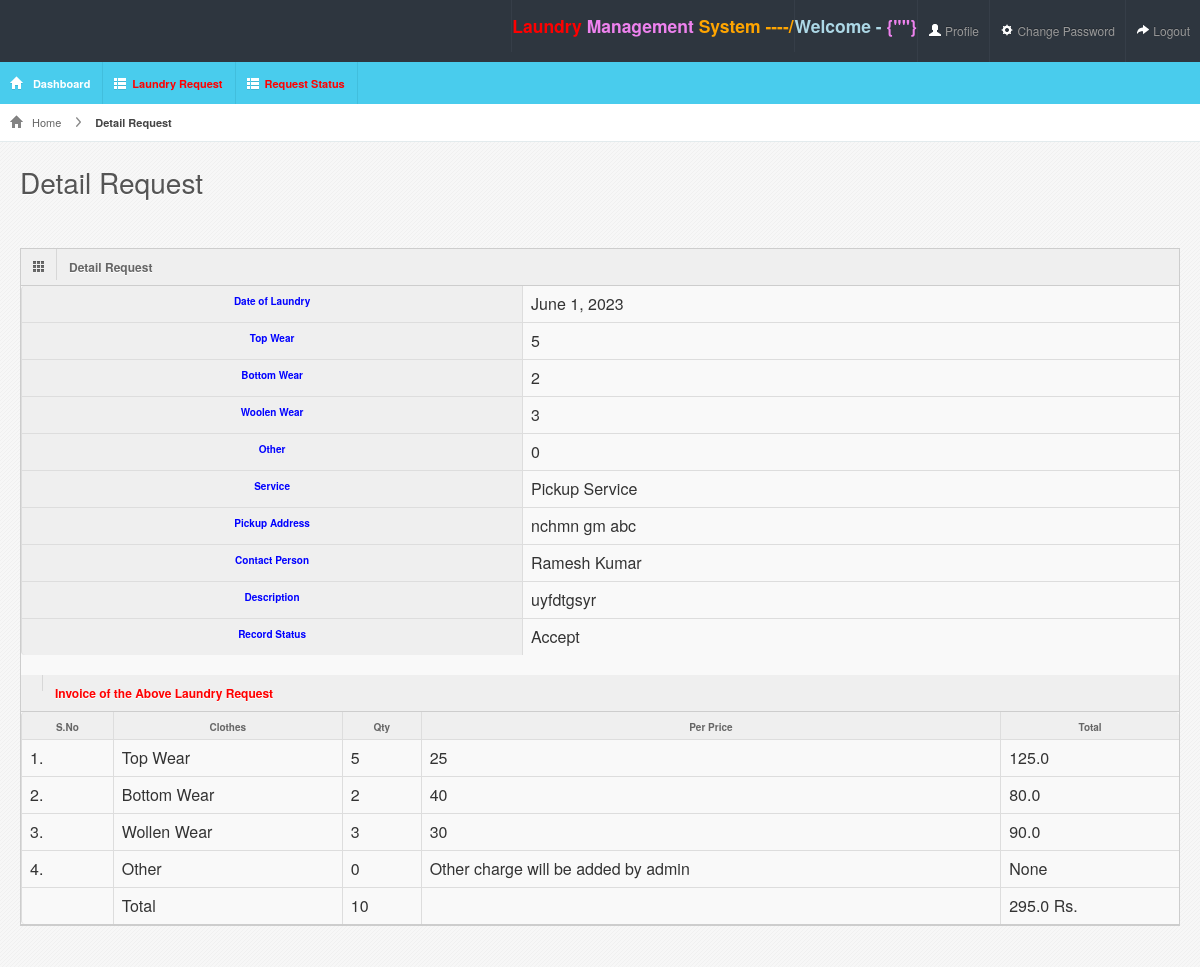
/detail_request/1, run on the app's committed database.
### laundryapp/models.py (models this page shows)
class Laundry(models.Model):
    user = models.ForeignKey(Register, on_delete=models.CASCADE, null=True, blank=True)
    topwearqty = models.CharField(max_length=100, null=True, blank=True)
    bottomwearqty = models.CharField(max_length=100, null=True, blank=True)
    woolenclothqty = models.CharField(max_length=100, null=True, blank=True)
    other = models.CharField(max_length=100, null=True, blank=True)
    status = models.CharField(max_length=100, default="New", null=True, blank=True)
    servicetype = models.CharField(max_length=100, null=True, blank=True)
    contactperson = models.CharField(max_length=100, null=True, blank=True)
    pickupaddress = models.CharField(max_length=100, null=True, blank=True)
    description = models.CharField(max_length=100, null=True, blank=True)
    todate = models.DateField(null=True, blank=True)
    fromdate = models.CharField(max_length=100, null=True, blank=True)
    price = models.CharField(max_length=100, null=True, blank=True)
    other_price = models.CharField(max_length=100, null=True, blank=True)
    creationdate = models.DateTimeField(auto_now_add=True)

class Price(models.Model):
    bottomwearprice = models.CharField(max_length=100, null=True, blank=True)
    topwearprice = models.CharField(max_length=100, null=True, blank=True)
    woolenprice = models.CharField(max_length=100, null=True, blank=True)

### laundryapp/views.py (the view, shortened to what this page needs)
# urls.py: path('detail_request/<int:pid>', detail_request, name="detail_request"),
def detail_request(request, pid):
    data = Laundry.objects.get(id=pid)
    price = Price.objects.filter().first()
    if request.user.is_staff:
        return render(request, "detail_request.html", locals())
    else:
        return render(request, "user_detail_request.html", locals())

### laundryapp/templatetags/custom_tags.py (called while the page is built)
@register.simple_tag
def price_cal(qty, price):
    return int(qty) * float(price)

@register.simple_tag
def total_price_cal(qty1, price1, qty2, price2, qty3, price3):
    return ((int(qty1) * float(price1)) + (int(qty2) * float(price2)) + (int(qty3) * float(price3)))

@register.simple_tag
def total_qty(qty1, qty2, qty3, qty4):
    return int(qty1) + int(qty3) + int(qty2) + int(qty4)

### laundryapp/templates/user_detail_request.html (shortened to what this page needs)
{% extends 'user_index.html' %}
{% load custom_tags %}
{% block body %}
<div id="content">
    <div id="content-header">
        <div id="breadcrumb"><a href="/dashboard/" title="Go to Home" class="tip-bottom"><i class="icon-home"></i> Home</a>
            <a href="#" class="current">Detail Request</a></div>
        <h1>Detail Request</h1>
    </div>
    <div class="container-fluid">
        <div class="row-fluid">
            <div class="span12">
                <div class="widget-box">
                    <div class="widget-title">
                        <span class="icon"><i class="icon-th"></i></span>
                        <h5>Detail Request</h5>
                    </div>
                    <div class="widget-content nopadding">
                        <table class="table table-bordered data-table">
                            <tr>
                                <th style="color:blue">Date of Laundry</th>
                                <td>{{data.todate}}</td>
                            </tr>
                            <tr>
                                <th style="color:blue">Top Wear</th>
                                <td>{{data.topwearqty}}</td>
                            </tr>
                            <tr>
                                <th style="color:blue">Bottom Wear</th>
                                <td>{{data.bottomwearqty}}</td>
                            </tr>
                            <tr>
                                <th style="color:blue">Woolen Wear</th>
                                <td>{{data.woolenclothqty}}</td>
                            </tr>
                            <tr>
                                <th style="color:blue">Other</th>
                                <td>{{data.other}}</td>
                            </tr>
                            <tr>
                                <th style="color:blue">Service</th>
                                <td>{{data.servicetype}}</td>
                            </tr>
                            <tr>
                                <th style="color:blue">Pickup Address</th>
                                <td>{{data.pickupaddress}}</td>
                            </tr>
                            <tr>
                                <th style="color:blue">Contact Person</th>
                                <td>{{data.contactperson}}</td>
                            </tr>
                            <tr>
                                <th style="color:blue">Description</th>
                                <td>{{data.description}}</td>
                            </tr>
                            <tr>
                                <th style="color:blue">Record Status</th>
                                <td>{{data.status}}</td>
                            </tr>
                        </table>
                        <br>
                        <div class="widget-title">
                        <span class="icon"></span>
                        <h5 style="color:red">Invoice of the Above Laundry Request</h5>
                        </div>
                        <div class="widget-content nopadding">
                         <form action="" method="post">
                        <table class="table table-bordered data-table">
                          <thead>
                            <tr>
                              <th>S.No</th>
                              <th>Clothes</th>
                              <th>Qty</th>
                              <th>Per Price</th>
                              <th>Total</th>
                            </tr>
                          </thead>
                          <tbody>
                          <tr>
                              <td>1.</td>
                              <td>Top Wear</td>
                              <td>{{data.topwearqty}}</td>
                              <td>{{price.topwearprice}}</td>
                              <td>{% price_cal data.topwearqty price.topwearprice %}</td>
                          </tr>
                          <tr>
                              <td>2.</td>
                              <td>Bottom Wear</td>
                              <td>{{data.bottomwearqty}}</td>
                              <td>{{price.bottomwearprice}}</td>
                              <td>{% price_cal data.bottomwearqty price.bottomwearprice %}</td>
                          </tr>
                          <tr>
                              <td>3.</td>
                              <td>Wollen Wear</td>
                              <td>{{data.woolenclothqty}}</td>
                              <td>{{price.woolenprice}}</td>
                              <td>{% price_cal data.woolenclothqty price.woolenprice %}</td>
                          </tr>
                          <tr>
                              <td>4.</td>
                              <td>Other</td>
                              <td>{{data.other}}</td>
                              <td>Other charge will be added by admin</td>
                              <td>
                                  {{data.other_price}}
                              </td>
                          </tr>
                          <tr>
                              <td></td>
                              <td>Total</td>
                              <td>{% total_qty data.topwearqty  data.bottomwearqty data.woolenclothqty data.other %}</td>
                              <td><input type="hidden" name="total_price" id="total_price">
                              </td>
                              <td id="total_price_cal">
                                  {% if data.price %}{{data.price}}{% else %}
                              {% total_price_cal data.topwearqty price.topwearprice data.bottomwearqty price.bottomwearprice data.woolenclothqty price.woolenprice  %} Rs.
                              {% endif %}</td>
                          </tr>
                          </tbody>
                        </table>
                    </div>
                </div>
            </div>
        </div>
    </div>
{% endblock %}

### laundryapp/templates/user_index.html (shortened to what this page needs)
{% load static %}
<html lang="en">
<head>
    <link rel="stylesheet" href="{% static 'css/bootstrap.min.css' %}"/>
    <link rel="stylesheet" href="{% static 'css/bootstrap-responsive.min.css' %}"/>
    <link rel="stylesheet" href="{% static 'css/fullcalendar.css' %}"/>
    <link rel="stylesheet" href="{% static 'css/maruti-style.css' %}"/>
    <link rel="stylesheet" href="{% static 'css/maruti-media.css' %}" class="skin-color"/>
</head>
<body>
<div id="header">
    <h1><a style="color:red">Laundry Management System</a></h1>
</div>
<div id="user-nav" class="navbar navbar-inverse">
    <ul class="nav">
        <li class="text" >
            <h4 style="color:red">Laundry <span style="color:violet">Management <span style="color:orange">System ----/</span></span></h4>
        </li>
    </ul>
    <ul class="nav">
        <li class="text" >
            <h4 style="color:lightblue">Welcome - <span style="color:violet">{"{{request.user.first_name}}"}</span></h4>
        </li>
    </ul>
    <ul class="nav">
        <li class="" ><a title="" href="/user_profile/"><i class="icon icon-user"></i> <span class="text1">Profile</span></a></li>
        <li class=""><a title="" href="/user_change_password/"><i class="icon icon-cog"></i> <span class="text1">Change Password</span></a></li>
        <li class=""><a title="" href="/user_logout/"><i class="icon icon-share-alt"></i> <span class="text1">Logout</span></a>
        </li>
    </ul>
</div>
<div id="sidebar"><a href="#" class="visible-phone"> Dashboard</a>
    <ul>
        <li class="active"><a href="/user_dashboard/"><i class="icon icon-home"></i> <span>Dashboard</span></a></li>
        <li class="submenu"><a href="#" ><i class="icon icon-th-list"></i><span style="color:red">Laundry Request</span></a>
        </li>
        <li class="submenu"><a href="#"><i class="icon icon-th-list"></i><span style="color:red">Request Status</span></a>
        </li>
    </ul>
</div>
{% block body %}
{% endblock %}
</body>
</html>

### laundryapp/static/css/maruti-style.css (style rules this page uses)
* { outline:none !important; -moz-outline: none !important; }
body { overflow-x: hidden; margin-top: -10px; }
select, textarea, input[type="text"], input[type="password"], input[type="datetime"], input[type="datetime-local"], input[type="date"], input[type="month"], input[type="time"], input[type="week"], input[type="number"], input[type="email"], input[type="url"], input[type="search"], input[type="tel"], input[type="color"], .uneditable-input, .label, .dropdown-menu, .btn, .well, .progress, .table-bordered, .btn-group > .btn:first-child, .btn-group > .btn:last-child, .btn-group > .btn:last-child, .btn-group > .dropdown-toggle, .alert { border-radius:0px; }
#header { height: 62px; position: relative; width: 100%; z-index: -7; }
#header h1 { background: url("../img/logo.png") no-repeat scroll 0 0 transparent; height: 31px; left: 15px; line-height: 600px; overflow: hidden; position: relative; top:20px; width: 191px; }
#header h1 a { display: block; }
#sidebar { width:100%; background:#49cced; position:absolute; clear:both; top:62px; }
#sidebar > ul { margin:0px; padding:0px; width:100%; display:block; z-index:999; }
#sidebar > ul > li { list-style-type:none; float:left; display:block; margin:0px; border-right:1px solid #41bedd; position:relative; padding:10px; cursor:pointer }
#sidebar > ul > li a { padding:12px 0; }
#sidebar > ul li span { cursor:pointer; margin:0px 2px 0 5px; font-weight:bold; color:#fff; font-size:11px; }
#sidebar > ul li a i { background-image: url("../img/glyphicons-halflings-white.png"); margin-top:4px; vertical-align: top; }
#user-nav { position: absolute; right:0px; top: 0px; z-index:11; margin: 0; }
#user-nav > ul { margin: 0; padding: 0; list-style: none; }
#user-nav > ul > li { float: left; list-style-type: none; margin: 0; position: relative; padding:6px 0; background:#2e363f; border-left:1px solid #363e48; }
#user-nav > ul > li > a { padding: 15px 10px; display: block; font-size: 12px; }
#user-nav > ul > li > a > i, #sidebar li a i { vertical-align: top; background-image: url('../img/glyphicons-halflings-white.png'); margin-top: 2px; }
#content { background:url(../images/backgrounds/bodyBg.png) repeat #fff; margin-left:0px; margin-right: 0; margin-top:80px; padding-bottom: 25px; position: relative; min-height: 500px; width: auto; }
#content-header { position: abslute; width: 100%; margin-top: -38px; z-index: 20; }
#content-header h1 { color: #555555; font-size: 28px; font-weight: normal; float: none; text-shadow: 0 1px 0 #ffffff; margin-left: 20px; position: relative; }
#content-header h1, #content-header .btn-group { margin-top: 20px; }
.container-fluid .row-fluid:first-child { margin-top: 20px; }
#breadcrumb { background-color: #fff; border-bottom: 1px solid #e3ebed; }
#breadcrumb a { padding: 8px 20px 8px 10px; display: inline-block; background-image: url('../img/breadcrumb.png'); background-position: center right; background-repeat: no-repeat; font-size: 11px; color: #666666; }
#breadcrumb a:last-child { background-image:none; }
#breadcrumb a.current { font-weight: bold; color: #444444; }
#breadcrumb a i { margin-right: 5px; opacity: .6; }
.stat-boxes .peity_bar_good, .stat-boxes .peity_line_good, { color: #459D1C; }
.widget-box { background: none repeat scroll 0 0 #F9F9F9; border-top: 1px solid #CDCDCD; border-left: 1px solid #CDCDCD; border-right: 1px solid #CDCDCD; clear: both; margin-top: 16px; margin-bottom: 16px; position: relative; }
.widget-title, .modal-header, .table th, div.dataTables_wrapper .ui-widget-header { background-color: #efefef; border-bottom: 1px solid #CDCDCD; height: 36px; }
.widget-title span.icon { border-right: 1px solid #cdcdcd; padding: 9px 10px 7px 11px; float: left; opacity: .7; }
.widget-title h5 { color: #666666; text-shadow: 0 1px 0 #ffffff; float: left; font-size: 12px; font-weight: bold; padding: 12px; line-height: 12px; margin: 0; }
.widget-content { padding: 12px 15px; border-bottom: 1px solid #cdcdcd; }
.table th { height: auto; font-size: 10px; padding: 5px 10px 2px; border-bottom: 0; text-align: center; color: #666666; }
.nopadding { padding: 0 !important; }
.nopadding .table { margin-bottom: 0; }
.nopadding .table-bordered { border: 0; }
form { margin-bottom: 0; }

### laundryapp/static/css/maruti-media.css (style rules this page uses)
body { background:#49CCED; }
#header { background-color: #2e363f; margin-top:10px; }

### data on the page
Laundry: todate "June 1, 2023", topwearqty "5", bottomwearqty "2", woolenclothqty "3", other "0", servicetype "Pickup Service", pickupaddress "nchmn gm abc", contactperson "Ramesh Kumar", description "uyfdtgsyr", status "Accept", topwearqty.topwearprice "125.0", bottomwearqty.bottomwearprice "80.0", woolenclothqty.woolenprice "90.0", other_price "None", topwearqty+bottomwearqty+woolenclothqty "10", topwearqty+bottomwearqty+woolenclothqty "295.0"
Price: topwearprice "25", bottomwearprice "40", woolenprice "30"
